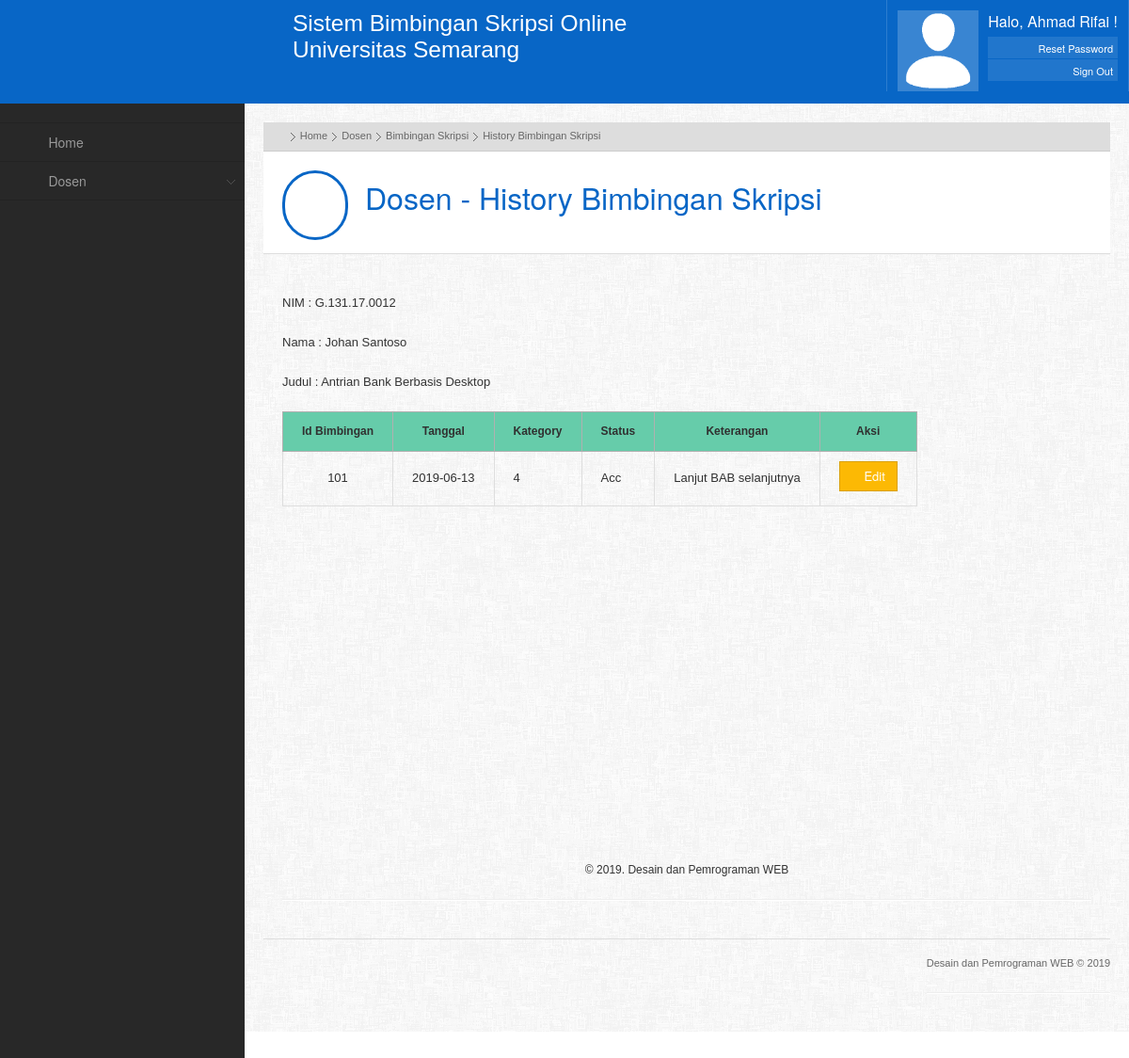
Page /index.php?posisi=Back&file=history_bimbingan_skripsi&id=101 (signed in) on the committed database.
### tables this page shows
CREATE TABLE `level` (
  `level` varchar(25) NOT NULL
);

CREATE TABLE `dosen_bimbingan` (
  `id_bim_skripsi` int(10) NOT NULL,
  `tgl_bimbingan` date DEFAULT NULL,
  `id_kategori` int(2) DEFAULT NULL,
  `nim` varchar(15) DEFAULT NULL,
  `nama` varchar(100) DEFAULT NULL,
  `judul` varchar(50) DEFAULT NULL,
  `dosen_pembimbing` varchar(100) DEFAULT NULL,
  `status` enum('Pending','Revisi','Acc') DEFAULT NULL,
  `keterangan` varchar(250) DEFAULT NULL
);

### index.php (called while the page is built, shortened)
<?php
if (!empty($_GET['posisi']))
{
	$posisi = $_GET['posisi'];
}
else
{
	$posisi = '';
}
if ($posisi == 'Front')
{
    include "system/front_index.php";
}
elseif ($posisi == 'Back')
{
    include "system/back_index.php";
}
else
{
    $linkmn=$_SERVER['PHP_SELF']."?posisi=Front&file=login";
    echo "<meta http-equiv=\"refresh\" content=\"0;url=$linkmn\">";
}
?>

### app/history_bimbingan_skripsi/default.php (the view, shortened to what this page needs)
<ul class="breadcrumbs">
    <li><a href="index.php?posisi=Back&file=home"><i class="iconfa-home"></i></a> <span class="separator"></span></li>
    <li>Home <span class="separator"></span></li>
    <li>Dosen <span class="separator"></span></li>
    <li>Bimbingan Skripsi <span class="separator"></li></span>
    <li>History Bimbingan Skripsi</li>
</ul>
<div class="pageheader">
    <div class="pageicon"><span class="iconfa-tags"></span></div>
    <div class="pagetitle">
        <h1>Dosen - History Bimbingan Skripsi</h1>
    </div>
</div>
<div class="maincontent">
<div class="maincontentinner">
<html>
<head>
</head>
<body>
<table>
<thead>
<br>
<tr>
    <th>Id Bimbingan</th>
    <th>Tanggal</th>
    <th>Kategory</th>
    <th>Status</th>
    <th>Keterangan</th>
    <th>Aksi</th>
</tr>
</thead>
<tbody>
<?php
$id = $_GET["id"];
?>
<?php
$sql = "SELECT * FROM dosen_bimbingan WHERE id_bim_skripsi='$id'";
$query = mysqli_query($koneksi, $sql);
$row = mysqli_fetch_array($query);
 ?>
<label>NIM : <?php echo $row['nim'] ?></label><br>
<label>Nama : <?php echo $row['nama'] ?></label><br>
<label>Judul : <?php echo $row['judul'] ?></label><br>
  <tr>
        <td class="center"><?php echo $row["id_bim_skripsi"] ?></td>
        <td><?php echo $row['tgl_bimbingan'];?></td>
        <td><?php echo $row['id_kategori'];?></td>
        <td><?php echo $row['status'];?></td>
        <td><?php echo $row['keterangan'];?></td>
        <td><button type="button" class="btn btn-warning" data-toggle="modal" data-target="#FormEditHistoryBimbingan"><i class="iconfa-edit"></i> Edit</button></td>
    </tr>
</tbody>
</table>
</body>
</html>
        <br><br><br><br><br><br><br><br><br><br><br><br><br><br><br><br>
    </div>
</div>
<div class="maincontent">
    <div class="maincontentinner">
            <center>
                <span>&copy; 2019. Desain dan Pemrograman WEB</span>
            </center> <hr>
    </div>
</div>

### system/back_menu.php (shortened to what this page needs)
<?php
if ($_GET['file'] == 'home')
{
    $actt='class="active"';
}
else
{
    $actt='';
}
?>
<div class="leftmenu">
    <ul class="nav nav-tabs nav-stacked">
        <li> <a class="ajax-link" href="index.php?posisi=Back&file=home"></a>
        </li>
        <li <?php echo $actt;?>>
            <a class="ajax-link" href="index.php?posisi=Back&file=home">
                <span class="iconfa-laptop"></span> Home
            </a>
        </li>
        <?php
        $level=mysqli_query($koneksi,"SELECT * FROM level WHERE level = '$_SESSION[level]' ORDER BY level");
        while ($lev=mysqli_fetch_array($level))
        {
            $mu=mysqli_fetch_array(mysqli_query($koneksi,"SELECT * FROM menu WHERE file = '$_GET[file]'"));
            if ($lev['level'] == $mu['level'])
            {
                $act        = 'class="dropdown active"';
                $display    = 'style="display: block"';
            }
            else
            {
                $act        = 'class="dropdown"';
            }
            ?>
            <li <?php echo $act;?>>
                <a href='Dosen'><span class="iconfa-briefcase"></span> <?php echo $lev['level']; ?></a>
            </li>
            <?php
        }
        ?>
    </ul>
</div>

### system/back_index.php (style rules this page uses)
ul>li, a { cursor: pointer; }

### app/history_bimbingan_skripsi/default.php (style rules this page uses)
body { font-family:tahoma, arial }
table { border-collapse: collapse }
th, td { font-size: 13px; border: 1px solid #DEDEDE; padding: 10px 20px; color: #303030 }
th { background: #66CCAA; font-size: 12px; border-color:#B0B0B0 }

### rows in the picture
level: level "Dosen"
dosen_bimbingan: nim "G.131.17.0012", nama "Johan Santoso", judul "Antrian Bank Berbasis Desktop", id_bim_skripsi "101", tgl_bimbingan "2019-06-13", id_kategori "4", status "Acc", keterangan "Lanjut BAB selanjutnya"

### other values in the picture
$_SESSION['nama'] "Ahmad Rifai"
